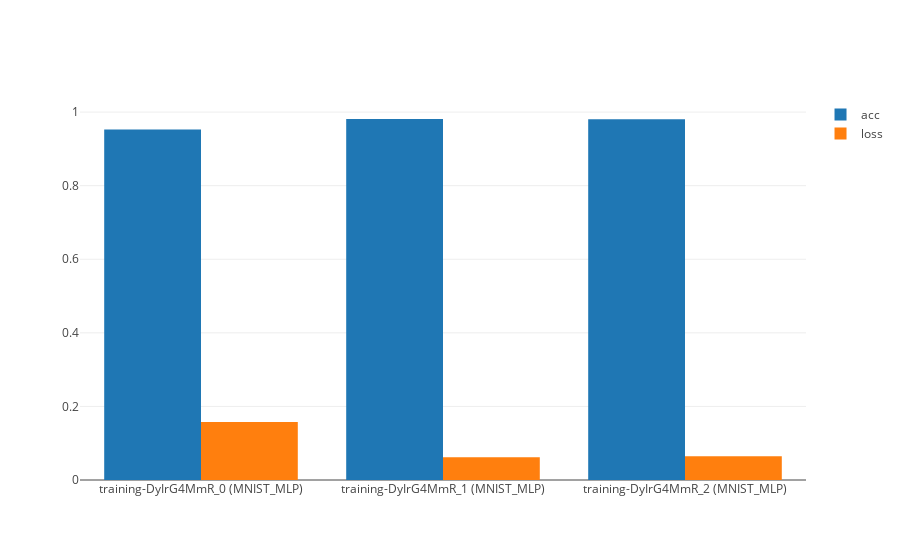

Notebook code cell kept with this figure:
### Code cell
# バーチャートでグラフ化
data = []
for i in list(pd.unique(metrics_df['METRIC NAME'])):
    data.append(go.Bar(x=metrics_df[metrics_df['METRIC NAME'].isin([i])]['GUID'] + ' (' + metrics_df[metrics_df['METRIC NAME'].isin([i])]['NAME'] + ')', y=metrics_df[metrics_df['METRIC NAME'].isin([i])]['METRIC VALUE'], name=i))
layout = go.Layout(
    barmode='group'
)
fig = go.Figure(data=data, layout=layout)
iplot(fig)

### Figure 1 — Plotly figure (JSON) as saved in the notebook; plotly's stock layout.template omitted (floating-point values rounded to 4 significant figures)
{"data": [{"name": "acc", "type": "bar", "x": ["training-DyIrG4MmR_0 (MNIST_MLP)", "training-DyIrG4MmR_1 (MNIST_MLP)", "training-DyIrG4MmR_2 (MNIST_MLP)"], "y": [0.953, 0.9812, 0.9806]}, {"name": "loss", "type": "bar", "x": ["training-DyIrG4MmR_0 (MNIST_MLP)", "training-DyIrG4MmR_1 (MNIST_MLP)", "training-DyIrG4MmR_2 (MNIST_MLP)"], "y": [0.1574, 0.0619, 0.06422]}], "layout": {"barmode": "group"}}
